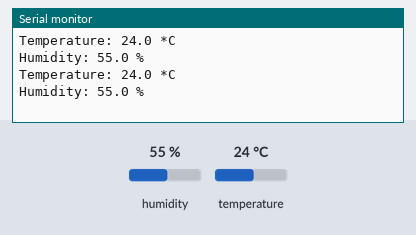
Bench run of a sketch on a simulated Arduino Uno, built with avr-gcc and run on an emulated ATmega328P. Parts: the last lines printed to the serial monitor. The test bench sets the inputs (shaded band); at power-on: humidity 55 %, temperature 24 °C.

Above: at 3.2 s.
3.3 s: humidity set to 22 %
At 4.7 s:
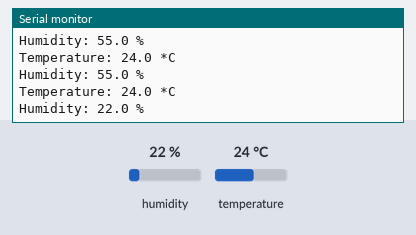
4.8 s: temperature set to 12 °C
At 5.9 s:
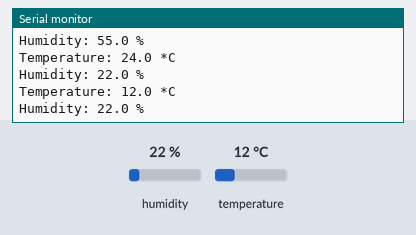
6.3 s: humidity set to 40 %
At 7.2 s:
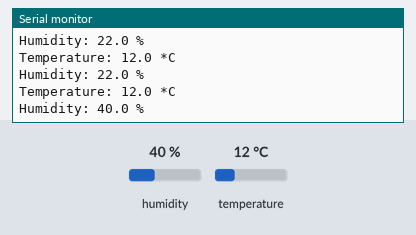
Timing chart, 0 to 9.3 s (numbered marks = the images above; inputs shaded):
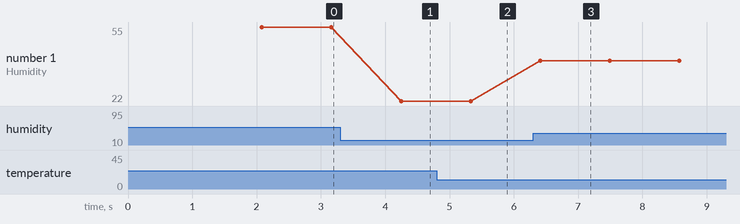

The sketch:

meteo_am2320.ino
```cpp
/*
  Пример работы с внешним датчиком температуры/влажности AM2320
  Created by Rostislav Varzar, MGBot
*/

#include <Wire.h>
#include <AM2320.h>

AM2320 sensor_am2320;

void setup() {
  // Инициализация последовательного порта
  Serial.begin(115200);
  delay(1000);

  // Инициализация датчика
  sensor_am2320.begin();
  delay(1000);
}

void loop() {
  // Измерение
  sensor_am2320.measure();
  float t = sensor_am2320.getTemperature();
  float h = sensor_am2320.getHumidity();
  // Вывод измеренных значений в терминал
  Serial.println("Temperature: " + String(t, 1) + " *C");
  Serial.println("Humidity: " + String(h, 1) + " %");
  Serial.println();
  delay(1000);
}
```

Measured:
- after the input at 3.3 s, the serial monitor: prints a new line after 0.95 s (image 1)
- after the input at 4.8 s, the serial monitor: prints a new line after 0.53 s (image 2)
- after the input at 6.3 s, the serial monitor: prints a new line after 0.11 s (image 3)
- plotted number 1: 55 → 22 after the input at 3.3 s, 22 → 40 after the input at 6.3 s
